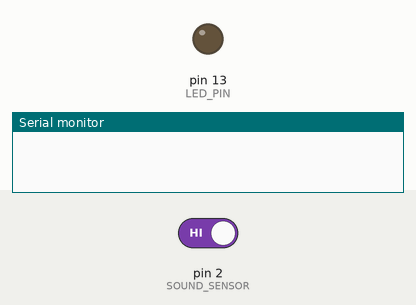
Simulated run of this sketch. Board: Arduino Uno, built with avr-gcc and run on an emulated ATmega328P. Parts: output pins drawn as LEDs (lit = HIGH), the last lines printed to the serial monitor. Dashed ring = blinking. The test bench sets the inputs (shaded band); at power-on: pin 2 (SOUND_SENSOR) HIGH.

Above: at 1.2 s.
1.3 s: pin 2 (SOUND_SENSOR) driven LOW
At 1.45 s:
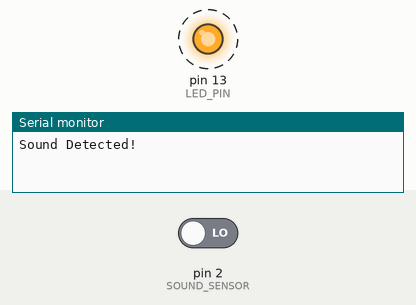
4.3 s: pin 2 (SOUND_SENSOR) driven HIGH
At 4.9 s:
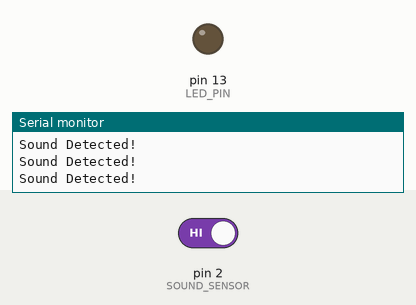
Timing chart, 0 to 7.3 s (numbered marks = the images above; inputs shaded):
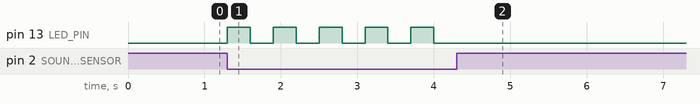

Measured:
- after the input at 1.3 s, pin 13 (LED_PIN): alternates HIGH for 0.30 s and LOW for 0.30 s, starting at once
- after the input at 4.3 s, pin 13 (LED_PIN): stops changing and stays LOW

The sketch:

arduino_sound_toggle.ino
```cpp
#define SOUND_SENSOR 2   // LM393 D0 connected to D2
#define LED_PIN 13       // Onboard LED on Arduino UNO

bool ledState = false;

void setup() {
  pinMode(SOUND_SENSOR, INPUT);
  pinMode(LED_PIN, OUTPUT);
  digitalWrite(LED_PIN, LOW);
  Serial.begin(9600);
}

void loop() {
  int soundDetected = digitalRead(SOUND_SENSOR);

  if (soundDetected == LOW) {  // LM393 D0 goes LOW on clap
    ledState = !ledState;      // toggle LED
    digitalWrite(LED_PIN, ledState);
    Serial.println("Sound Detected!");
    delay(300); // debounce to avoid multiple toggles
  }
}
```
